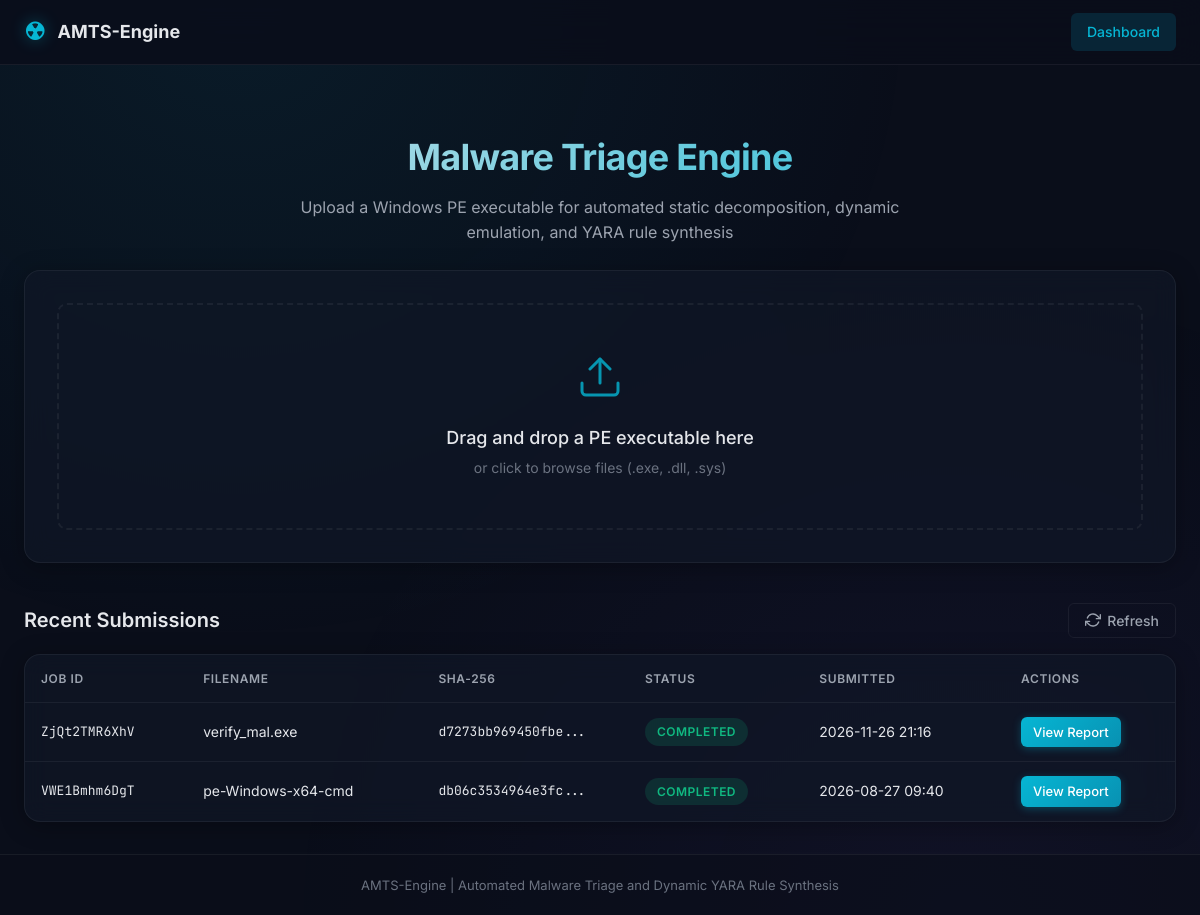
Before: / with the older database file.
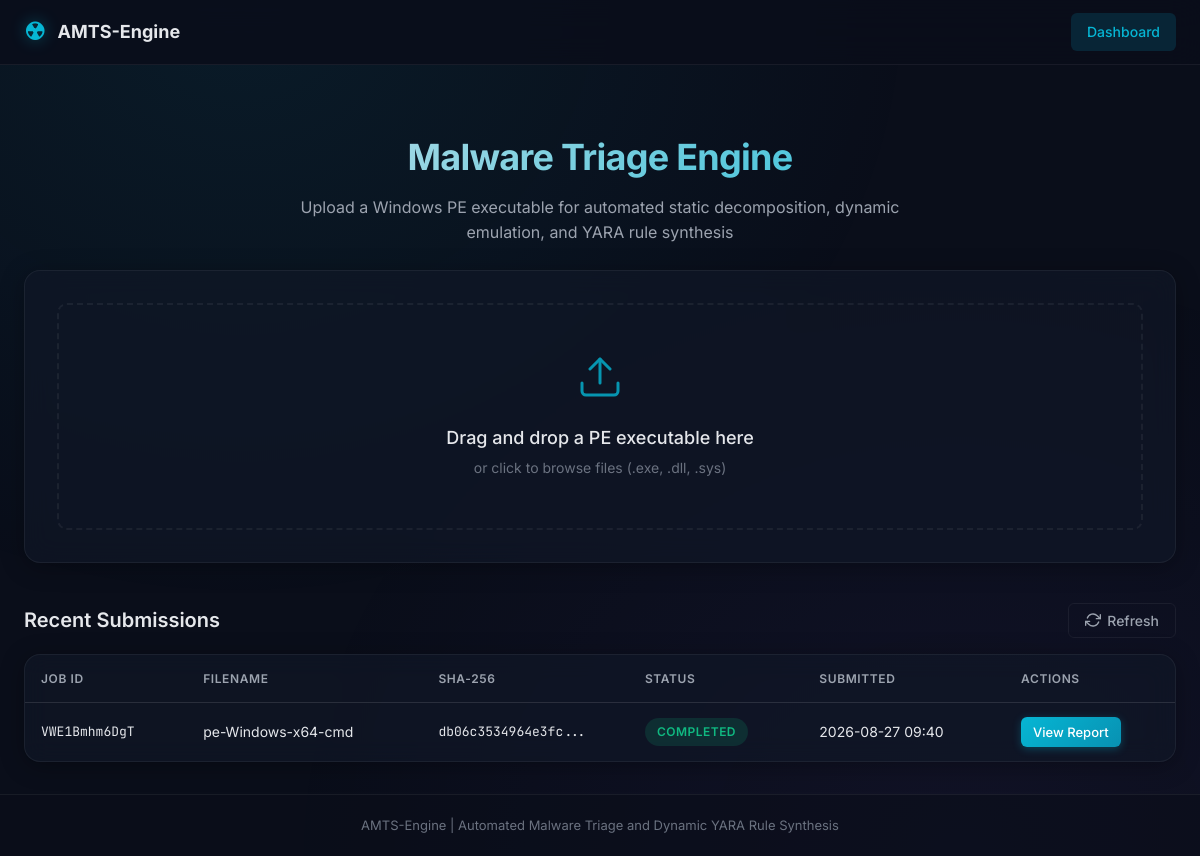
After: the same page with the newer database file.
### app/models.py (models this page shows, shortened)
class Job(db.Model):
    __tablename__ = "jobs"
    id = db.Column(db.String(12), primary_key=True)
    filename = db.Column(db.String(256), nullable=False)
    sha256 = db.Column(db.String(64), nullable=False, index=True)
    status = db.Column(db.String(20), nullable=False, default="QUEUED")
    file_path = db.Column(db.String(512), nullable=False)
    created_at = db.Column(db.DateTime, default=lambda: datetime.now(timezone.utc))
    completed_at = db.Column(db.DateTime, nullable=True)
    static_result = db.relationship("StaticResult", backref="job", uselist=False, cascade="all, delete-orphan")
    dynamic_result = db.relationship("DynamicResult", backref="job", uselist=False, cascade="all, delete-orphan")
    yara_rule = db.relationship("YaraRule", backref="job", uselist=False, cascade="all, delete-orphan")

### app/routes/dashboard.py (the view)
@dashboard_bp.route("/")
def index():
    jobs = Job.query.order_by(Job.created_at.desc()).limit(20).all()
    return render_template("index.html", jobs=jobs)

### app/templates/index.html (shortened to what this page needs)
{% extends "base.html" %}
{% block content %}
<section class="hero-section">
    <div class="hero-content">
        <h1 class="hero-title">Malware Triage Engine</h1>
        <p class="hero-subtitle">Upload a Windows PE executable for automated static decomposition, dynamic emulation, and YARA rule synthesis</p>
    </div>
</section>
<section class="upload-section">
    <div class="upload-card glass-card">
        <div id="dropzone" class="dropzone">
            <div class="dropzone-content">
                <div class="dropzone-icon">
                    <svg width="48" height="48" viewBox="0 0 24 24" fill="none" stroke="currentColor" stroke-width="1.5" stroke-linecap="round" stroke-linejoin="round">
                        <path d="M21 15v4a2 2 0 0 1-2 2H5a2 2 0 0 1-2-2v-4"/>
                        <polyline points="17 8 12 3 7 8"/>
                        <line x1="12" y1="3" x2="12" y2="15"/>
                    </svg>
                </div>
                <p class="dropzone-text">Drag and drop a PE executable here</p>
                <p class="dropzone-hint">or click to browse files (.exe, .dll, .sys)</p>
            </div>
        </div>
    </div>
</section>
<section class="jobs-section">
    <div class="section-header">
        <h2 class="section-title">Recent Submissions</h2>
        <button id="refreshBtn" class="btn btn-ghost" onclick="location.reload()">
            <svg width="16" height="16" viewBox="0 0 24 24" fill="none" stroke="currentColor" stroke-width="2" stroke-linecap="round" stroke-linejoin="round">
                <polyline points="23 4 23 10 17 10"/>
                <polyline points="1 20 1 14 7 14"/>
                <path d="M3.51 9a9 9 0 0 1 14.85-3.36L23 10M1 14l4.64 4.36A9 9 0 0 0 20.49 15"/>
            </svg>
            Refresh
        </button>
    </div>
    <div class="jobs-table-container glass-card">
        {% if jobs %}
        <table class="jobs-table" id="jobsTable">
            <thead>
                <tr>
                    <th>Job ID</th>
                    <th>Filename</th>
                    <th>SHA-256</th>
                    <th>Status</th>
                    <th>Submitted</th>
                    <th>Actions</th>
                </tr>
            </thead>
            <tbody>
                {% for job in jobs %}
                <tr data-job-id="{{ job.id }}" data-status="{{ job.status }}">
                    <td class="mono-text">{{ job.id }}</td>
                    <td class="filename-cell" title="{{ job.filename }}">{{ job.filename }}</td>
                    <td class="hash-cell mono-text" title="{{ job.sha256 }}">{{ job.sha256[:16] }}...</td>
                    <td>
                        <span class="status-badge status-{{ job.status|lower }}">
                            {{ job.status }}
                        </span>
                    </td>
                    <td class="time-cell">{{ job.created_at.strftime('%Y-%m-%d %H:%M') if job.created_at else 'N/A' }}</td>
                    <td>
                        {% if job.status == 'COMPLETED' %}
                        <a href="/report/{{ job.id }}" class="btn btn-sm btn-primary">View Report</a>
                        {% elif job.status == 'EXECUTING' or job.status == 'QUEUED' %}
                        <span class="btn btn-sm btn-ghost polling-indicator">Processing...</span>
                        {% else %}
                        <span class="btn btn-sm btn-ghost disabled">Failed</span>
                        {% endif %}
                    </td>
                </tr>
                {% endfor %}
            </tbody>
        </table>
        {% else %}
        <div class="empty-state">
            <p>No submissions yet. Upload a file to get started.</p>
        </div>
        {% endif %}
    </div>
</section>
{% endblock %}

### app/templates/base.html (shortened to what this page needs)
<!DOCTYPE html>
<html lang="en">
<head>
    <link rel="stylesheet" href="{{ url_for('static', filename='css/style.css') }}">
</head>
<body>
    <nav class="navbar">
        <div class="nav-container">
            <a href="/" class="nav-brand">
                <span class="brand-icon">&#9762;</span>
                <span class="brand-text">AMTS-Engine</span>
            </a>
            <div class="nav-links">
                <a href="/" class="nav-link {% if request.endpoint == 'dashboard.index' %}active{% endif %}">Dashboard</a>
            </div>
        </div>
    </nav>
    <main class="main-content">
        {% block content %}{% endblock %}
    </main>
    <footer class="footer">
        <div class="footer-container">
            <p>AMTS-Engine | Automated Malware Triage and Dynamic YARA Rule Synthesis</p>
        </div>
    </footer>
</body>
</html>

Changed rows visible on the page:
removed Job: id "ZjQt2TMR6XhV", filename "verify_mal.exe", sha256 "d7273bb969450fbe", status "COMPLETED", created_at "2026-11-26 21:16"
